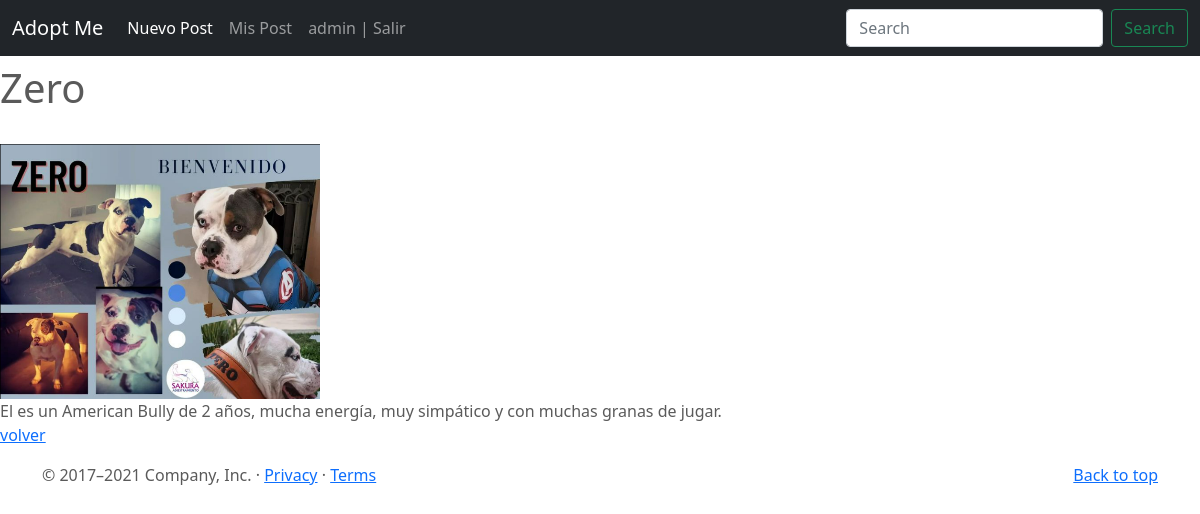
The page /post/6/detail (signed in) on the database its author committed.
### AdoptMe/models.py (models this page shows, shortened)
class Post(models.Model):
    nombre_carousel = models.CharField(max_length=30)
    caracteristicas_carousel = models.CharField(max_length=50)
    nombre = models.CharField(max_length=15)
    caracteristicas = models.CharField(max_length=250)
    editor = models.ForeignKey(to=User, on_delete=models.CASCADE, related_name='editor')
    imagen = models.ImageField(upload_to="posts", null=True, blank=True)

### AdoptMe/views.py (the view)
# urls.py: path('post/<pk>/detail', PostDetail.as_view(), name="post-detail"),
class PostDetail(DetailView):
    model = Post

### AdoptMe/templates/AdoptMe/post_detail.html
{% extends "AdoptMe/base.html" %}
{% block main %}
<p>
    <h1>{{object.nombre}}</h1>
    <br>
    <img src="{{ object.imagen.url }}" width="320px" height="75%">
    <br>
    {{object.caracteristicas}}
    <br>
    <a href="{% url 'post-list' %}"> volver</a>
</p>
{% endblock %}

### AdoptMe/templates/AdoptMe/base.html (shortened to what this page needs)
<!DOCTYPE html>
<html lang="en">
<head>
    {% load static %}
<link href= "{% static 'AdoptMe/css/bootstrap.min.css' %}" rel="stylesheet">
    <link href="{% static 'AdoptMe/css/carousel.css' %}" rel="stylesheet">
</head>
  <body>
    <header>
      <nav class="navbar navbar-expand-md navbar-dark fixed-top bg-dark">
        <div class="container-fluid">
          <a class="navbar-brand" href="{% url 'index' %}"> Adopt Me</a>
          <div class="collapse navbar-collapse" id="navbarCollapse">
            <ul class="navbar-nav me-auto mb-2 mb-md-0">
              <li class="nav-item">
                <a class="nav-link active" aria-current="page" href="{% url 'post-create' %}">Nuevo Post</a>
              </li>
              <li class="nav-item">
                <a class="nav-link" href="{% url 'post-list' %}">Mis Post</a>
              </li>
              {% if user.is_authenticated %}
                <li class="nav-item">
                    <a class="nav-link" href="{% url 'logout' %}"> {{user.username}} | Salir</a>
                </li>
              {% endif %}
            </ul>
            <form class="d-flex">
              <input class="form-control me-2" type="search" placeholder="Search" aria-label="Search">
              <button class="btn btn-outline-success" type="submit">Search</button>
            </form>
          </div>
        </div>
      </nav>
    </header>
    {% block main %}
    {% endblock %}
  <footer class="container">
    <p class="float-end"><a href="https://getbootstrap.com/docs/5.0/examples/carousel/#">Back to top</a></p>
    <p>© 2017–2021 Company, Inc. · <a href="https://getbootstrap.com/docs/5.0/examples/carousel/#">Privacy</a> · <a href="https://getbootstrap.com/docs/5.0/examples/carousel/#">Terms</a></p>
  </footer>
  </body>
</html>

### AdoptMe/static/AdoptMe/css/carousel.css (style rules this page uses)
body { padding-top: 3rem; padding-bottom: 3rem; color: #5a5a5a; }

### rows shown on the page
Post: nombre "Zero", imagen (picture), caracteristicas "El es un American Bully de 2 años, mucha energía, muy simpático y con muchas granas de jugar."

### other values the page prints
{{ user.username }} "admin"
